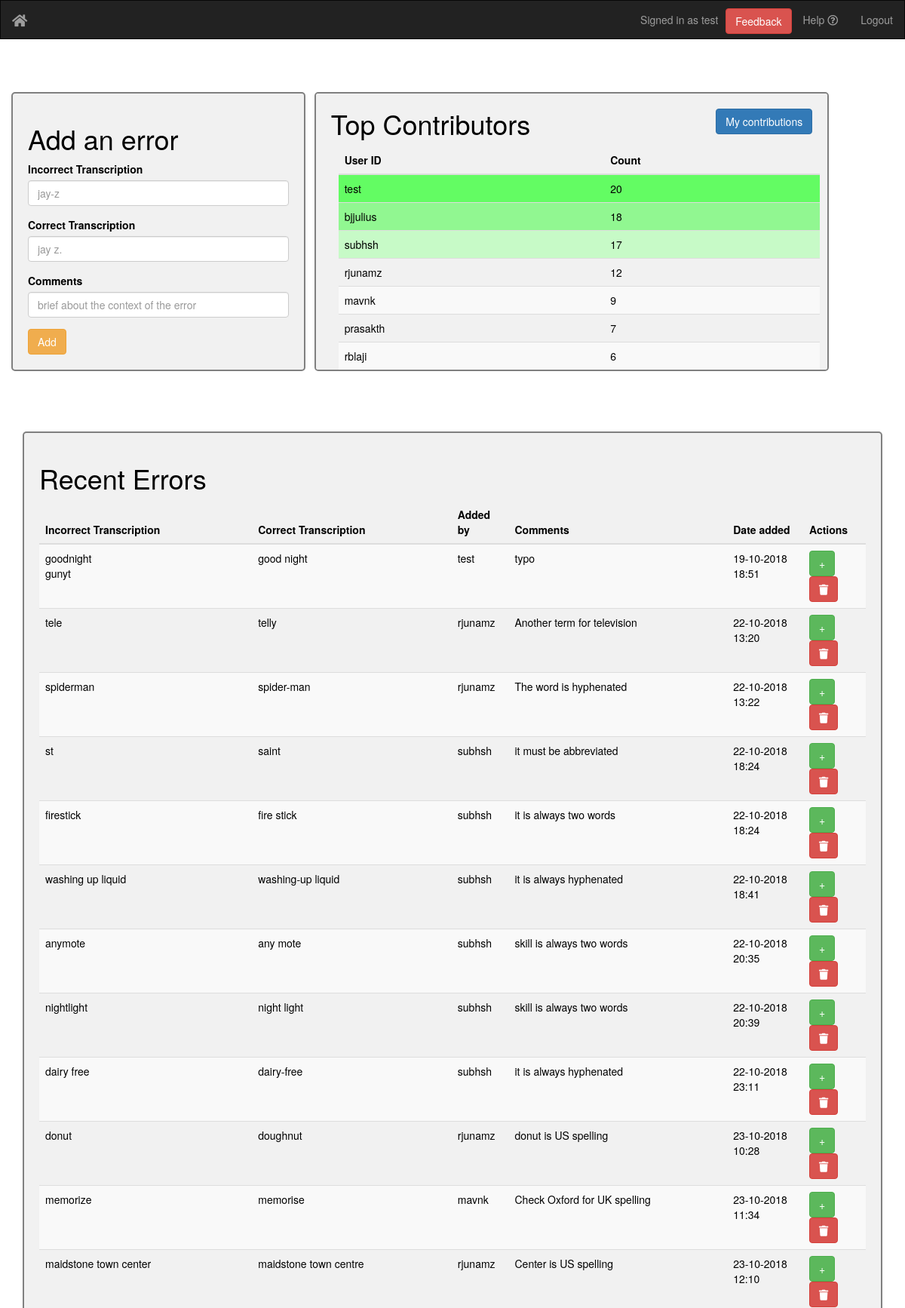
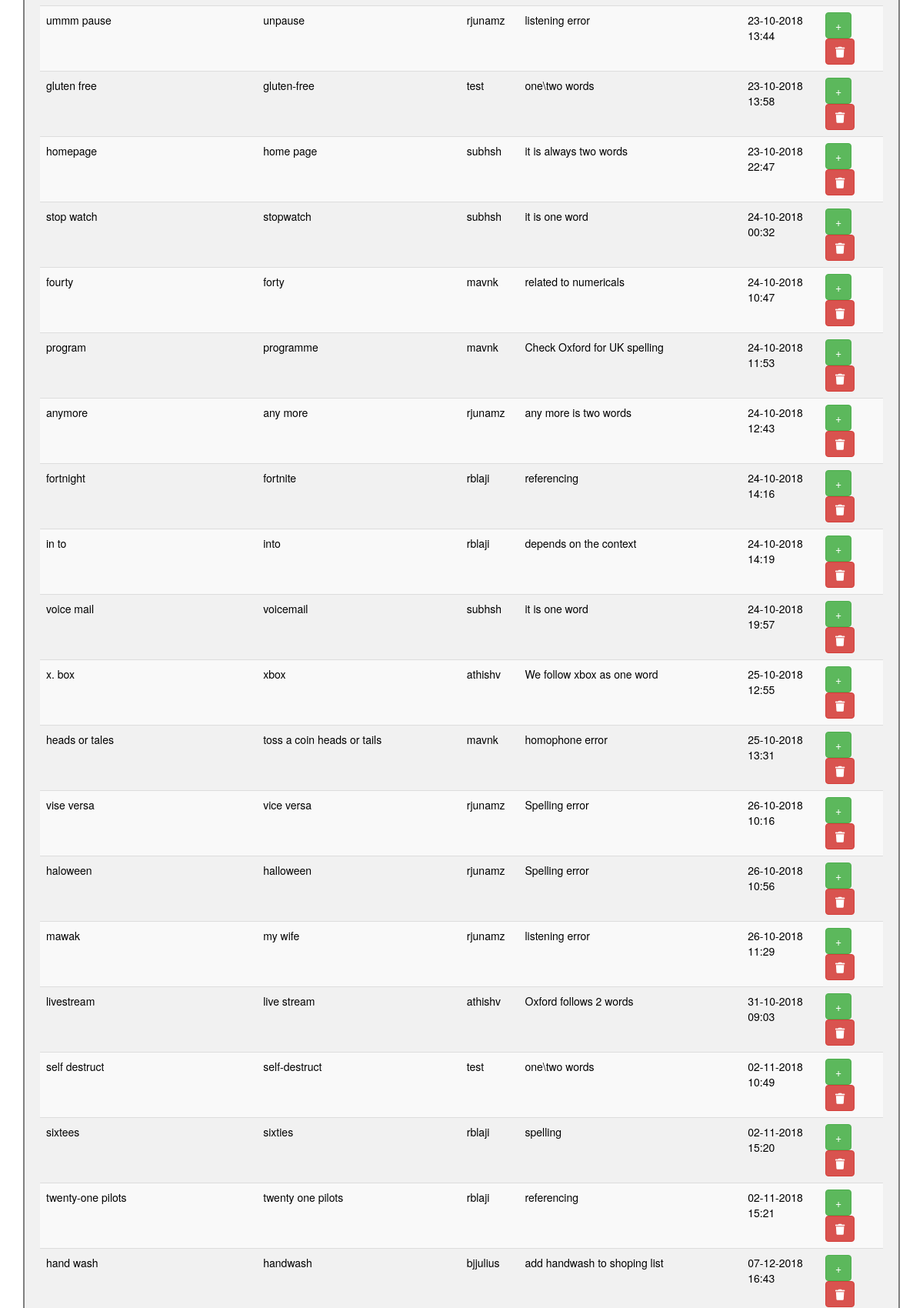
/verifier (signed in, upper part), run on the app's committed database (2 pictures, top to bottom).
### app.py (models this page shows)
class User(UserMixin, db.Model):
    id = db.Column(db.Integer, primary_key=True)
    name = db.Column(db.String(50), unique=True)
    userid = db.Column(db.String(15), unique=True)
    password = db.Column(db.String(80))
    type = db.Column(db.String(80))

class AllData(db.Model):
    id = db.Column(db.Integer, primary_key=True)
    incorrect = db.Column(db.String(100))
    correct = db.Column(db.String(100))
    userid = db.Column(db.String(100))
    comments = db.Column(db.String(100))
    date_added = db.Column(db.DateTime, default=datetime.datetime.now)

class Data(db.Model):
    id = db.Column(db.Integer, primary_key=True)
    incorrect = db.Column(db.String(100))
    correct = db.Column(db.String(100))
    userid = db.Column(db.String(100))
    comments = db.Column(db.String(100))
    date_added = db.Column(db.DateTime, default=datetime.datetime.now)

### app.py (the view)
@app.route('/verifier')
@login_required
def verifier():
    user_types = db.engine.execute("SELECT type from user WHERE userid = :param", {"param" : current_user.userid})
    for user_type in user_types:
        if (user_type[0] == "other"):
            error = "Sorry ! Only verifiers can access this page. Please contact @sebyj or @sssndh for help"
            return redirect("/transcriber")
    rows = db.engine.execute("SELECT incorrect,correct,userid,comments,strftime('%d-%m-%Y %H:%M',date_added) FROM data;")
    contributions = db.engine.execute("SELECT userid, count(userid) from all_data group by userid order by count(userid) desc limit 10;")
    return render_template("verifier_view.html", rows=rows, current_user=current_user, contributions=contributions)

### app.py (called while the page is built)
@login_manager.user_loader
def load_user(user_id):
    return User.query.get(int(user_id))

### templates/verifier_view.html (shortened to what this page needs)
<!DOCTYPE html>
<html>
  <head>
    <link href="https://cdnjs.cloudflare.com/ajax/libs/twitter-bootstrap/3.3.7/css/bootstrap.min.css" rel="stylesheet">
    <link rel="stylesheet" type="text/css" href="https://cdn.datatables.net/v/bs/dt-1.10.18/datatables.min.css"/>
    <link rel="stylesheet" href="https://use.fontawesome.com/releases/v5.3.1/css/all.css">
    <link rel="stylesheet" href="../static/css/verifier_view.css">
  </head>
  <body>
    <nav class="navbar navbar-inverse">
      <div class="container-fluid">
        <div class="navbar-header">
          <a class="navbar-brand" href="{{ url_for('index') }}">
            <i class="fas fa-home"></i>
          </a>
        </div>
        <ul class="nav navbar-nav navbar-right">
          <li>
            <a href="#" title="Please contact @sebyj, @sssndh in case of any issues.">
              Help <i class="far fa-question-circle"></i>
            </a>
          </li>
          <li><a href="{{ url_for('logout') }}">Logout</a></li>
        </ul>
        <a href="{{url_for('feedback')}}"><button type="button" name="feedback" class="btn btn-danger pull-right feedback-btn">Feedback</button></a>
        <p class="navbar-text navbar-right" title="Logged in as a verifier">Signed in as {{current_user.userid}}</p>
      </div>
    </nav>
    <div class="container">
      <div class="row">
        <div class="addData col-md-4">
          <h1>Add an error</h1>
            <form method="post" action="/verifier/add_data">
            <div class="form-group">
              <label for="incorrectTranscription">Incorrect Transcription</label>
              <input type="text" class="form-control" name='incorrectTranscription' id="incorrectTranscription" placeholder="jay-z" required>
            </div>
            <div class="form-group">
              <label for="correctTranscription">Correct Transcription</label>
              <input type="text" class="form-control" name='correctTranscription' id="correctTranscription" placeholder="jay z." required>
            </div>
            <div class="form-group">
              <label for="comments">Comments</label>
              <input type="text" class="form-control" name='comments' id="comments" placeholder="brief about the context of the error" required>
            </div>
            <button type="submit" class="btn btn-warning">Add</button>
          </form>
        </div>
        <div class="topContrib col-md-7">
          <h1>Top Contributors</h1>
          <a href="{{ url_for('contributions') }}"><button type="button" name="button" class="btn btn-primary pull-right">My contributions</button></a>
          <table class="table table-hover table-striped" id="contrib_table">
            <thead>
              <tr>
                <th>User ID</th>
                <th>Count</th>
              </tr>
            </thead>
            <tbody>
              {% for row in contributions %}
                <tr>
                  <td>{{row[0]}}</td>
                  <td>{{row[1]}}</td>
                </tr>
              {% endfor %}
            </tbody>
          </table>
        </div>
      </div>
      <div class="tableView col-md-12">
        <h1>Recent Errors</h1>
        <table class="table table-hover table-striped" id="data_table">
          <thead>
            <tr>
              <th>Incorrect Transcription</th>
              <th>Correct Transcription</th>
              <th>Added by</th>
              <th>Comments</th>
              <th>Date added</th>
              <th>Actions</th>
            </tr>
          </thead>
          <tbody>
            {% for row in rows %}
              <tr>
                {% autoescape false %}
                  <td>{{row[0] | replace("," , "<br/>") }}</td>
                {% endautoescape %}
                <td>{{row[1]}}</td>
                <td>{{row[2]}}</td>
                <td>{{row[3]}}</td>
                <td>{{row[4]}}</td>
                <td>
                  <a href="{{ url_for('verifier_add_data_to_db', incorrect=row[0], correct=row[1], userid=current_user.userid, comments=row[3], direct='true') }}">
                    <button type="button" title="Repeat/Add another instance of this error" class="btn btn-success" name="button">
                      <span>+<span>
                    </button>
                  </a>
                  <a href="{{ url_for('verifier_delete_data_from_db', correct=row[1]) }}">
                    <button type="button" title="Delete this entry" class="btn btn-danger" name="button">
                      <span><i class="fa fa-trash"></i>
                    </button>
                  </a>
                </td>
              </tr>
            {% endfor %}
          </tbody>
        </table>
      </div>
    </div>
  </body>
</html>

### static/css/verifier_view.css (style rules this page uses)
.tableView { border: 2px solid grey; border-radius: 5px; padding: 20px; margin-bottom: 30px; background-color: rgba(240,240,240,0.9); margin-top: 50px; color: black; }
.addData { border: 2px solid grey; border-radius: 5px; padding: 20px; margin-bottom: 30px; background-color: rgba(240,240,240,0.9); margin-top: 50px; color: black; }
.topContrib { border: 2px solid grey; border-radius: 5px; padding: 20px; padding-bottom: 90px; margin-bottom: 30px; margin-left: 1%; background-color: rgba(240,240,240,0.9); margin-top: 50px; color: black; max-height: 370px; overflow-y: scroll }
.topContrib h1 { display: inline; }
#contrib_table tr:nth-child(1) td { background-color: rgba(0,255,0,0.6) }
#contrib_table tr:nth-child(2) td { background-color: rgba(0,255,0,0.4) }
#contrib_table tr:nth-child(3) td { background-color: rgba(0,255,0,0.2) }
.navbar { border-radius: 0; }
#contrib_table { margin: 10px; }
body { background: url("../img/liana-mikah-343240-unsplash.jpg") no-repeat fixed center; background-size: cover; }
.feedback-btn { margin-left: 10px; margin-top: 10px; }

### data on the page
User: userid "test"
AllData: userid "subhsh", id "17"
Data: userid "rjunamz", id "12", incorrect "donut", correct "doughnut", comments "donut is US spelling", row "23-10-2018 10:28"
Data: incorrect "goodnight gunyt", correct "good night", userid "test", comments "typo", row "19-10-2018 18:51"
Data: incorrect "tele", correct "telly", userid "rjunamz", comments "Another term for television", row "22-10-2018 13:20"
Data: incorrect "spiderman", correct "spider-man", userid "rjunamz", comments "The word is hyphenated", row "22-10-2018 13:22"
Data: incorrect "st", correct "saint", userid "subhsh", comments "it must be abbreviated", row "22-10-2018 18:24"
Data: incorrect "firestick", correct "fire stick", userid "subhsh", comments "it is always two words", row "22-10-2018 18:24"
Data: incorrect "washing up liquid", correct "washing-up liquid", userid "subhsh", comments "it is always hyphenated", row "22-10-2018 18:41"
Data: incorrect "anymote", correct "any mote", userid "subhsh", comments "skill is always two words", row "22-10-2018 20:35"
Data: incorrect "nightlight", correct "night light", userid "subhsh", comments "skill is always two words", row "22-10-2018 20:39"
Data: incorrect "dairy free", correct "dairy-free", userid "subhsh", comments "it is always hyphenated", row "22-10-2018 23:11"
Data: incorrect "memorize", correct "memorise", userid "mavnk", comments "Check Oxford for UK spelling", row "23-10-2018 11:34"
Data: incorrect "maidstone town center", correct "maidstone town centre", userid "rjunamz", comments "Center is US spelling", row "23-10-2018 12:10"
Data: incorrect "ummm pause", correct "unpause", userid "rjunamz", comments "listening error", row "23-10-2018 13:44"
Data: incorrect "gluten free", correct "gluten-free", userid "test", comments "one\\two words", row "23-10-2018 13:58"
Data: incorrect "homepage", correct "home page", userid "subhsh", comments "it is always two words", row "23-10-2018 22:47"
Data: incorrect "stop watch", correct "stopwatch", userid "subhsh", comments "it is one word", row "24-10-2018 00:32"
Data: incorrect "fourty", correct "forty", userid "mavnk", comments "related to numericals", row "24-10-2018 10:47"
Data: incorrect "program", correct "programme", userid "mavnk", comments "Check Oxford for UK spelling", row "24-10-2018 11:53"
Data: incorrect "anymore", correct "any more", userid "rjunamz", comments "any more is two words", row "24-10-2018 12:43"
Data: incorrect "fortnight", correct "fortnite", userid "rblaji", comments "referencing", row "24-10-2018 14:16"
Data: incorrect "in to", correct "into", userid "rblaji", comments "depends on the context", row "24-10-2018 14:19"
Data: incorrect "voice mail", correct "voicemail", userid "subhsh", comments "it is one word", row "24-10-2018 19:57"
Data: incorrect "x. box", correct "xbox", userid "athishv", comments "We follow xbox as one word", row "25-10-2018 12:55"
Data: incorrect "heads or tales", correct "toss a coin heads or tails", userid "mavnk", comments "homophone error", row "25-10-2018 13:31"
Data: incorrect "vise versa", correct "vice versa", userid "rjunamz", comments "Spelling error", row "26-10-2018 10:16"
Data: incorrect "haloween", correct "halloween", userid "rjunamz", comments "Spelling error", row "26-10-2018 10:56"
Data: incorrect "mawak", correct "my wife", userid "rjunamz", comments "listening error", row "26-10-2018 11:29"
Data: incorrect "livestream", correct "live stream", userid "athishv", comments "Oxford follows 2 words", row "31-10-2018 09:03"
Data: incorrect "self destruct", correct "self-destruct", userid "test", comments "one\\two words", row "02-11-2018 10:49"
Data: incorrect "sixtees", correct "sixties", userid "rblaji", comments "spelling", row "02-11-2018 15:20"
Data: incorrect "twenty-one pilots", correct "twenty one pilots", userid "rblaji", comments "referencing", row "02-11-2018 15:21"
Data: incorrect "hand wash", correct "handwash", userid "bjjulius", comments "add handwash to shoping list", row "07-12-2018 16:43"

### other printed values
{{ row[0] }} "test" "bjjulius" "mavnk" "prasakth" "rblaji"
{{ row[1] }} "20" "18" "9" "7" "6"
